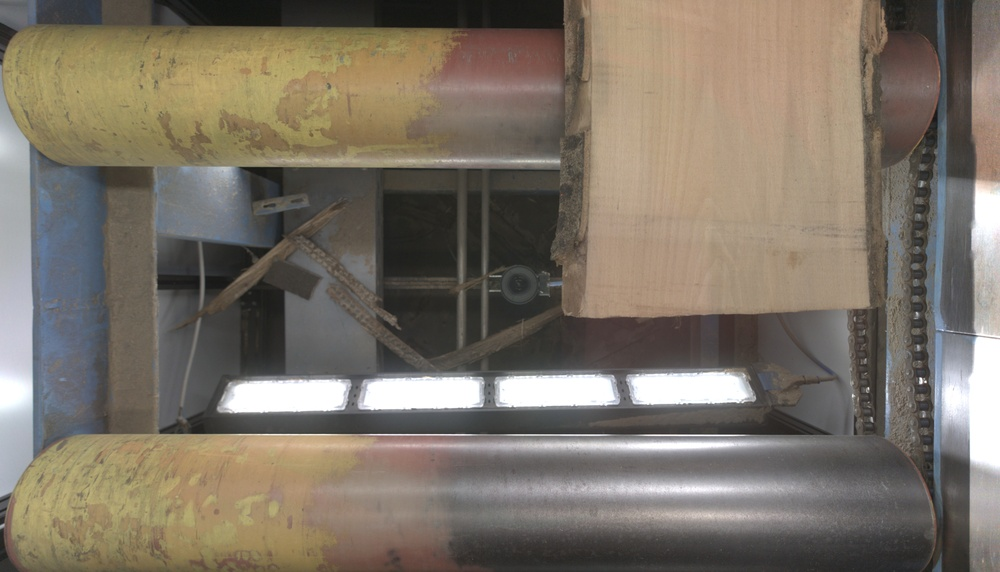
#> input picture cadre/3.jpg, 1000 x 572 px, shrunk from 5312 x 3040 before the run, found by its file name
$ python test9.py
#> lines starting #> are read from the running program, lines starting #| are printed output that depends on the picture; after the words box and inside, x2 and y2 are one past the last pixel; in counts of white or black regions, pixels touching at a corner belong together
import cv2
import numpy as np

# Citirea imaginilor
image1 = cv2.imread(f'cadre/{3}.jpg')
#> image1 is the input picture: shape (572, 1000, 3); mean B, G, R 102.8, 115.2, 124.3
image2 = cv2.imread(f"cadre/{1}.jpg")
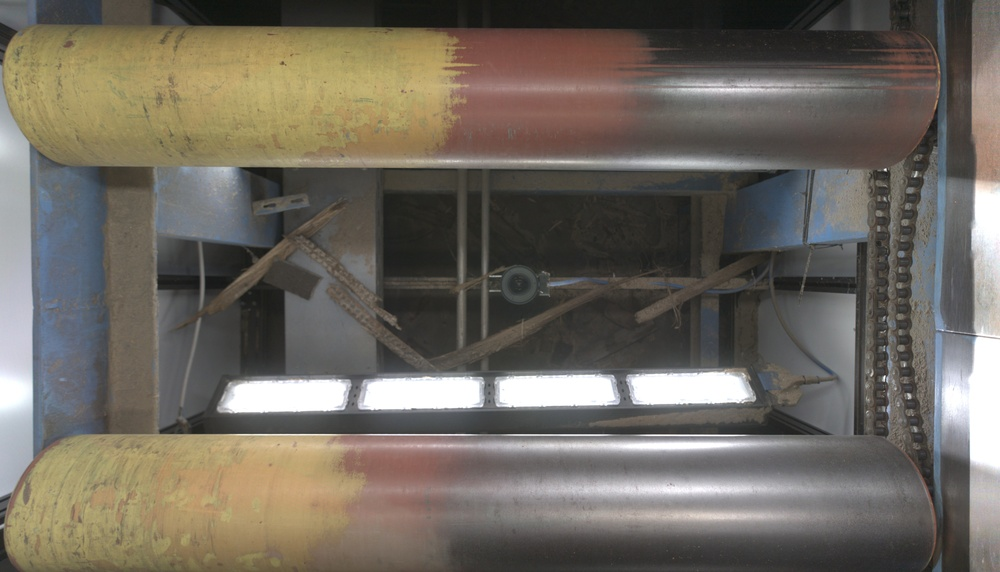
#> input picture cadre/1.jpg, 1000 x 572 px, shrunk from 5312 x 3040 before the run, found by its file name
#> image2 is the input picture: shape (572, 1000, 3); mean B, G, R 95.4, 104.9, 111

# Verificarea încărcării corecte a imaginilor
if image1 is None or image2 is None:
    print("Eroare la încărcarea imaginilor. Verificați căile fișierelor.")
    exit()

# Convertirea imaginilor la tonuri de gri
gray1 = cv2.cvtColor(image1, cv2.COLOR_BGR2GRAY)
gray2 = cv2.cvtColor(image2, cv2.COLOR_BGR2GRAY)
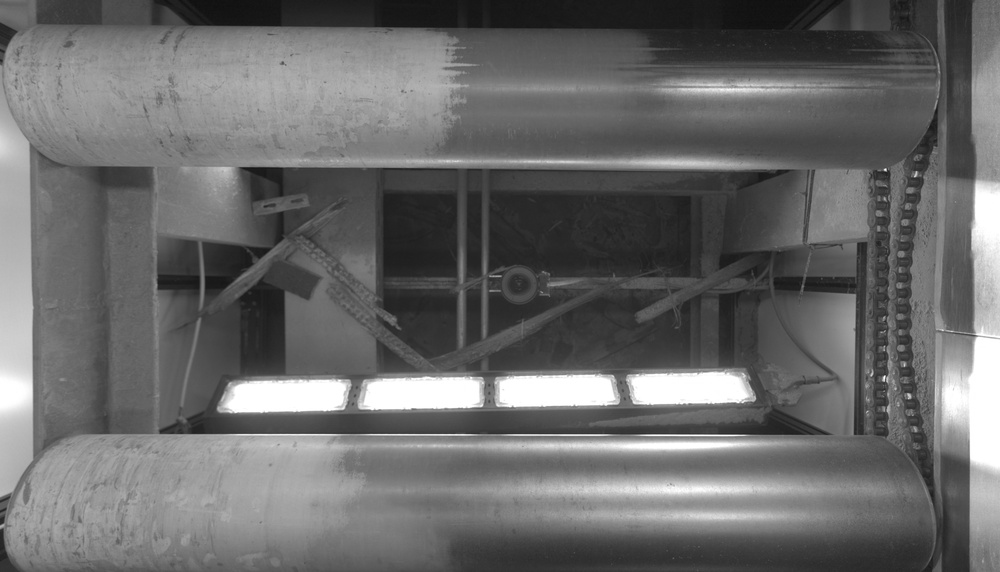
#> gray2: shape (572, 1000); min 15, max 255, mean 105.7

# Calcularea diferenței absolute între imagini
diff = cv2.absdiff(gray1, gray2)
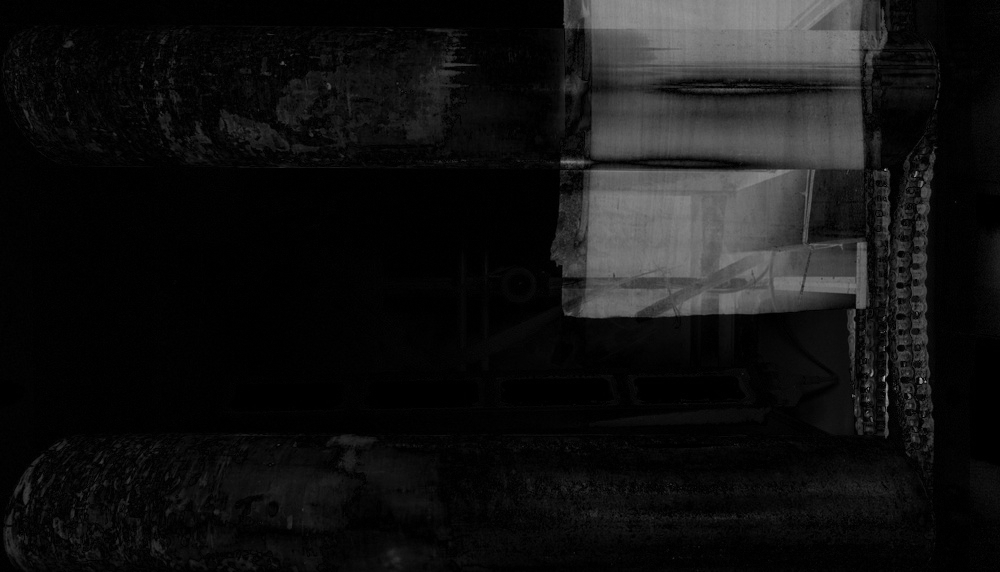
#> diff: shape (572, 1000); min 0, max 179, mean 18.9

# Aplicarea unui filtru median pentru reducerea zgomotului
diff_median = cv2.medianBlur(diff, 5)

# Aplicarea unui prag pentru a obține o imagine binară
_, thresh = cv2.threshold(diff_median, 30, 255, cv2.THRESH_BINARY)
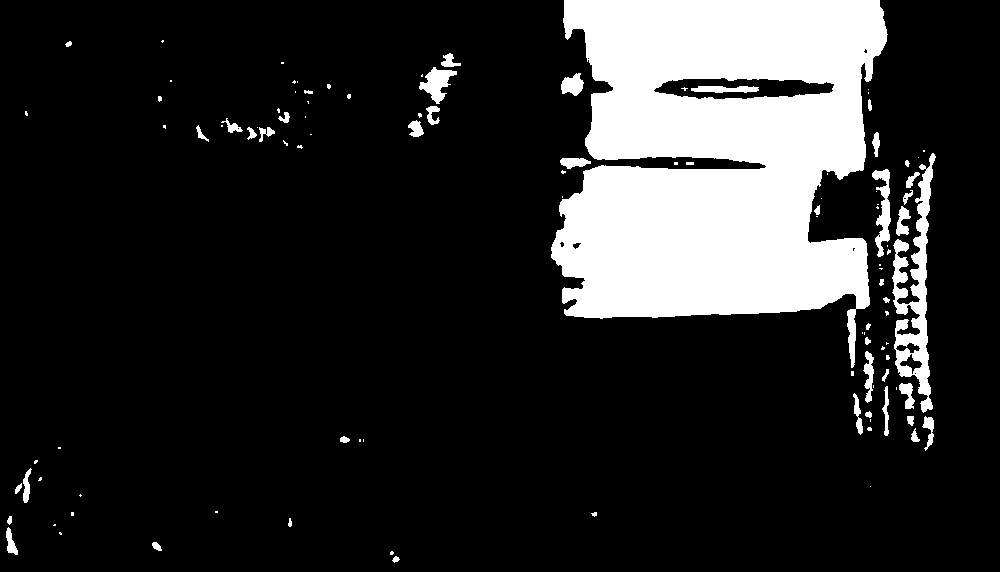
#> thresh: shape (572, 1000); 16.6% white; 109 white regions (61 under 20 px), largest, box (x1, y1, x2, y2) and area: (551, 0, 888, 368) 84012, (892, 153, 936, 413) 4238, (872, 169, 891, 257) 777

# Operații morfologice pentru a curăța imaginea binară
kernel = np.ones((5,5), np.uint8)
closing = cv2.morphologyEx(thresh, cv2.MORPH_CLOSE, kernel)
#> closing: shape (572, 1000); 16.9% white; 67 white regions (34 under 20 px), largest, box (x1, y1, x2, y2) and area: (551, 0, 888, 376) 84778, (872, 153, 936, 451) 6422, (419, 53, 461, 125) 1090

# Aplicarea metodei de votare pentru clarificarea pixelilor
def voting_mask(mask, kernel_size=3):
#> called with kernel_size = 3
    padded_mask = np.pad(mask, ((kernel_size//2, kernel_size//2), (kernel_size//2, kernel_size//2)), mode='constant', constant_values=0)
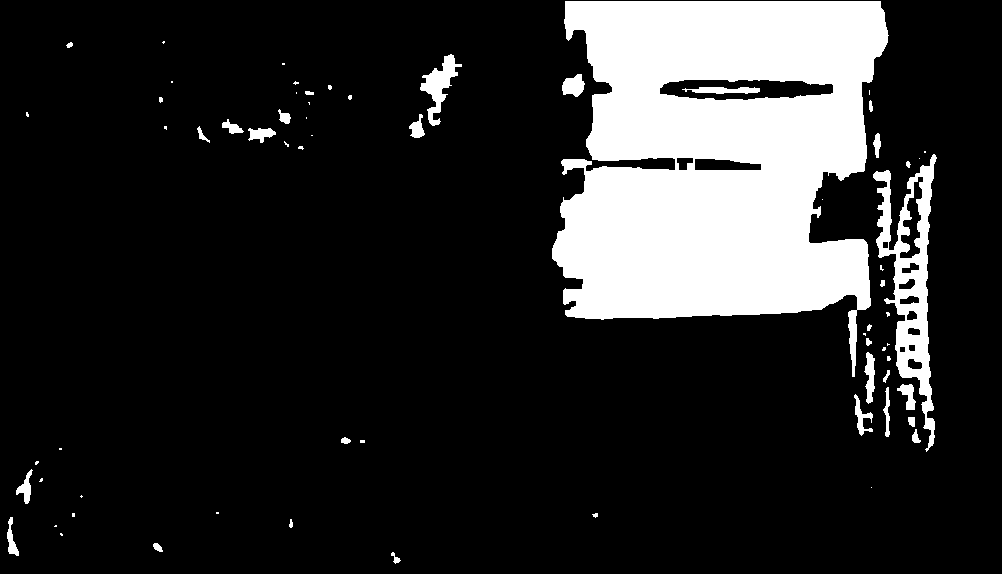
#> padded_mask: shape (574, 1002); 16.8% white; 67 white regions (34 under 20 px), largest, box (x1, y1, x2, y2) and area: (552, 1, 889, 377) 84778, (873, 154, 937, 452) 6422, (420, 54, 462, 126) 1090
    result_mask = np.zeros_like(mask)
    for i in range(mask.shape[0]):
        for j in range(mask.shape[1]):
            neighborhood = padded_mask[i:i+kernel_size, j:j+kernel_size]
            if np.sum(neighborhood) > (kernel_size * kernel_size // 2) * 255:
                result_mask[i, j] = 255
#> result_mask: shape (572, 1000); 16.8% white; 58 white regions (27 under 20 px)
    return result_mask

cleaned_mask = voting_mask(closing)

# Crearea unei măști pentru obiectul nou
mask = np.zeros_like(image1)

# Găsirea contururilor obiectului nou
contours, _ = cv2.findContours(cleaned_mask, cv2.RETR_EXTERNAL, cv2.CHAIN_APPROX_SIMPLE)
#> contours = 56 contours, 32 with area under 20; largest, box (x1, y1, x2, y2) and area: (551, 0, 887, 376) 87280, (872, 153, 936, 450) 7416, (419, 53, 461, 125) 981, (561, 73, 584, 96) 332, (864, 351, 874, 402) 300

# Extragem obiectul nou folosind contururile găsite
for contour in contours:
    if cv2.contourArea(contour) > 500:  # Filtrare contururi mici
        cv2.drawContours(mask, [contour], -1, (255, 255, 255), thickness=cv2.FILLED)
#> this loop made 56 passes
#> contour on passes 3, 4, 9, 10, 14, 26, 28, 50, 52, 55: [[60, 532], [59, 533], [60, 534], [61, 533]], [[54, 524], [54, 525]], [[216, 511], [216, 512]], [[80, 495]], [[59, 447], [59, 448]], [[887, 343]], [[863, 332], [863, 333], [864, 333]], [[293, 81], [293, 82], [296, 82], [296, 81]], [[282, 62], [282, 63]], [[162, 40], [162, 41], [163, 41]]
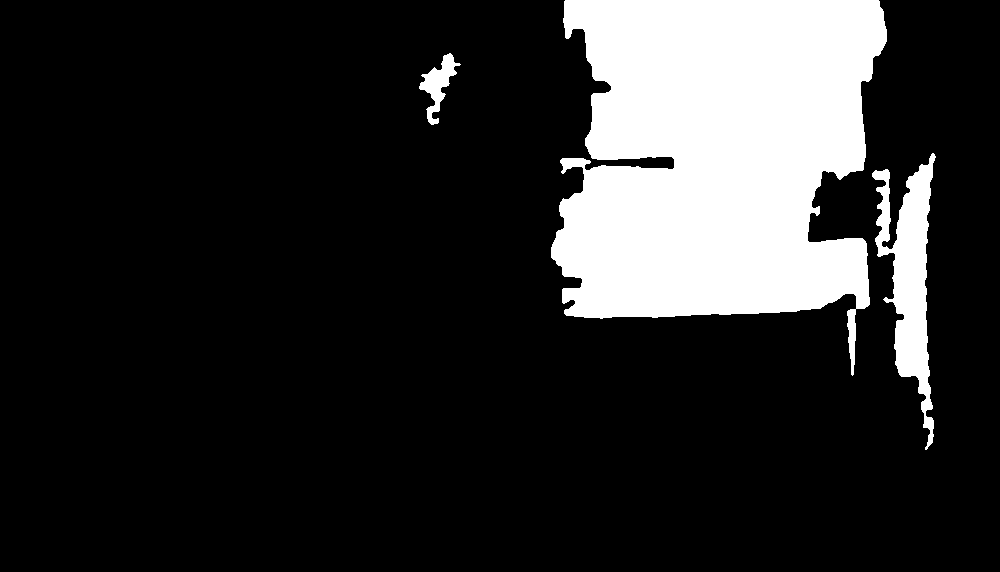
#> mask: shape (572, 1000, 3); 17% white; 3 white regions, box (x1, y1, x2, y2) and area: (551, 0, 887, 376) 88222, (872, 153, 936, 450) 7862, (419, 53, 461, 125) 1086

# Aplicarea măștii pe imaginea color originală pentru a extrage obiectul nou
output = cv2.bitwise_and(image1, mask)
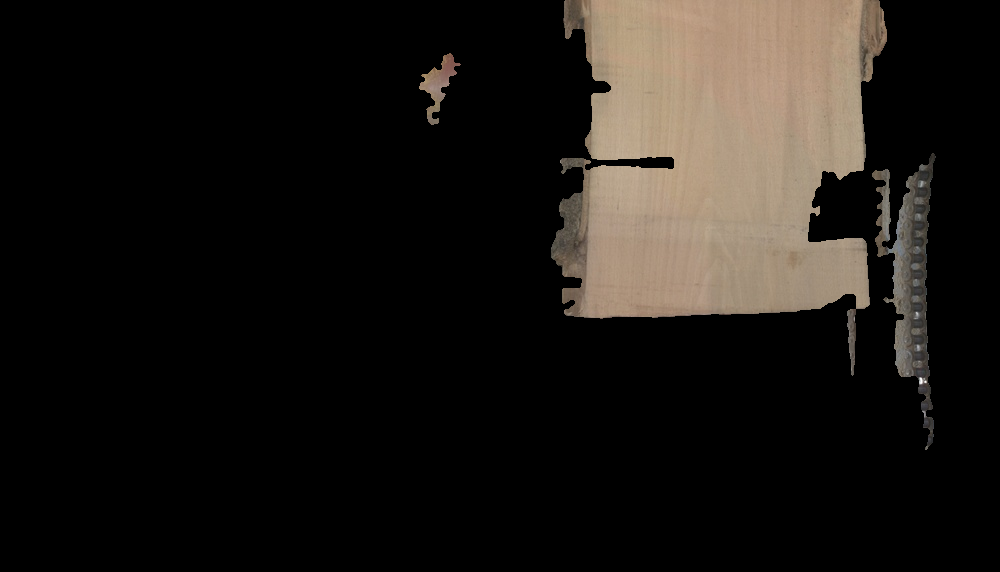
#> output: shape (572, 1000, 3); mean B, G, R 20.6, 24.3, 27.9

# Salvarea imaginii de ieșire
cv2.imwrite('obiect_nou_color.png', output)

# Afișarea imaginilor originale și a rezultatului
cv2.imshow('Diferenta', diff)
cv2.imshow('Obiect nou', output)
cv2.waitKey(0)
cv2.destroyAllWindows()
